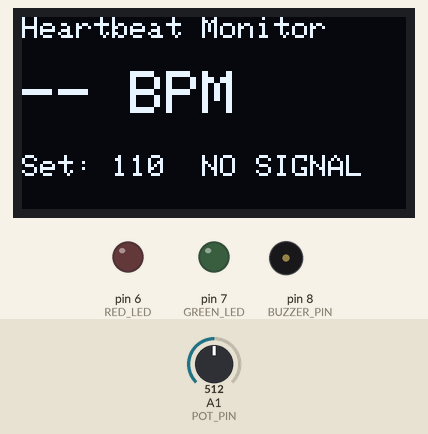
Bench run of a sketch on a simulated Arduino Uno, built with avr-gcc and run on an emulated ATmega328P. On the bench: 128×64 one-colour display, output pins drawn as LEDs (lit = HIGH), buzzer (waves = sounding). Inputs (shaded band) come from the test bench; at power-on: A1 (POT_PIN) = 512. Random numbers use the default seed unless the sketch sets one; what the sketch prints to the serial monitor is not drawn.

Above: at 1.3 s.
1.4 s: A1 (POT_PIN) set to 0
At 3.3 s:
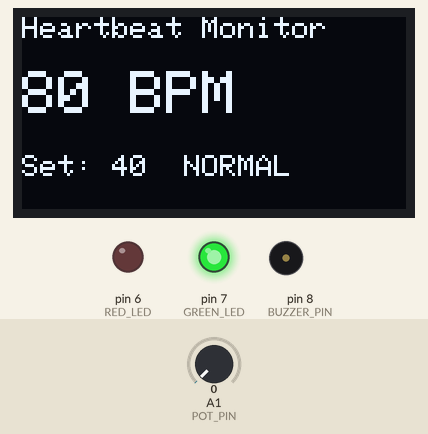
4.1 s: A1 (POT_PIN) set to 143
At 5.5 s:
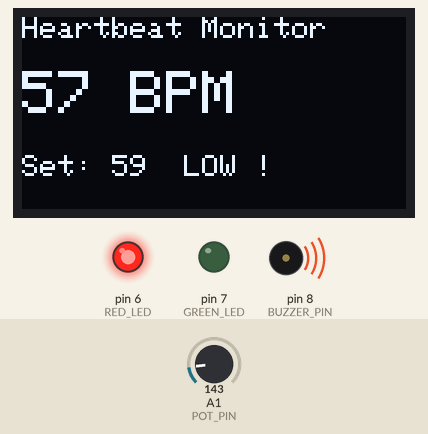
6.6 s: A1 (POT_PIN) set to 177
At 8.4 s:
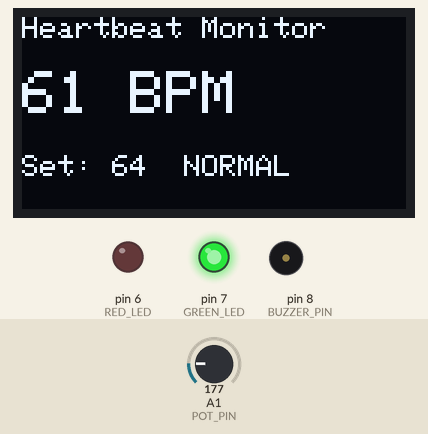
Timing chart, 0 to 9.9 s (numbered marks = the images above; inputs shaded):
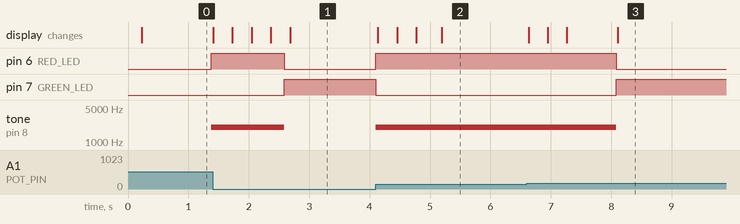

The sketch:

sketch.ino
```cpp
/*
 * Heartbeat Monitor with Alert System - SINGLE-FILE version (Wokwi friendly).
 * Fully self-contained: no external .h or extra .ino files required.
 * EDUCATIONAL PROTOTYPE - NOT A MEDICAL DEVICE.
 * Author: Harsha K S
 */
#include <Arduino.h>
#include <Wire.h>
#include <Adafruit_GFX.h>
#include <Adafruit_SSD1306.h>

/* ---------------- Config ---------------- */
#define USE_SIMULATED_PULSE 1
#define SIM_TARGET_BPM 75
#define USE_POT_CONTROL 1
#define POT_PIN A1
#define POT_BPM_MIN 40
#define POT_BPM_MAX 180
#define SENSOR_PIN A0
#define BUZZER_PIN 8
#define GREEN_LED 7
#define RED_LED    6
#define LOW_THRESHOLD_BPM  60
#define HIGH_THRESHOLD_BPM 100
#define MIN_BEAT_INTERVAL_MS 300
#define BEAT_TIMEOUT_MS     3000
#define BPM_SMOOTH 0.5f

/* ---------------- Types ---------------- */
enum Status { NO_SIGNAL = 0, LOW_RATE = 1, NORMAL = 2, HIGH_RATE = 3 };

/* ---------------- Shared state ---------------- */
int  g_currentBPM = 0;
bool g_signalLost = true;
int  g_targetBPM  = -1;

/* ---------------- OLED ---------------- */
#define SCREEN_W 128
#define SCREEN_H 64
#define OLED_ADDR 0x3C
Adafruit_SSD1306 display(SCREEN_W, SCREEN_H, &Wire, -1);

/* ---------------- Helpers ---------------- */
static inline float myAbs(float x) { return (x < 0.0f) ? -x : x; }

/* ---------------- Pulse acquisition ---------------- */
int getPulseSample(void) {
#if USE_SIMULATED_PULSE
  static unsigned long startMs = 0, lastMs = 0;
  static float phaseFrac = 0.0f;
  static float potSmoothed = -1.0f;
  if (startMs == 0) { startMs = millis(); lastMs = millis(); }

  unsigned long now = millis();
  unsigned long dt  = now - lastMs; lastMs = now;
  if (dt == 0) dt = 1;

  int target = SIM_TARGET_BPM;
#if USE_POT_CONTROL
  int raw = analogRead(POT_PIN);
  if (potSmoothed < 0) potSmoothed = raw;
  else potSmoothed = potSmoothed * 0.8f + raw * 0.2f;   // low-pass knob
  target = map((int)potSmoothed, 0, 1023, POT_BPM_MIN, POT_BPM_MAX);
#endif
  g_targetBPM = target;

  float period = 60000.0f / (float)target;
  phaseFrac += (float)dt / period;
  if (phaseFrac >= 1.0f) phaseFrac -= 1.0f;

  float v = 512.0f;
  float dx  = phaseFrac - 0.15f; if (myAbs(dx)  < 0.06f) v += 350.0f * (1.0f - myAbs(dx)  / 0.06f);
  float dx2 = phaseFrac - 0.40f; if (myAbs(dx2) < 0.06f) v += 120.0f * (1.0f - myAbs(dx2) / 0.06f);
  v += (float)(random(0, 17) - 8);
  return (int)constrain(v, 0, 1023);
#else
  g_targetBPM = -1;
  return analogRead(SENSOR_PIN);
#endif
}

/* ---------------- BPM calculation ---------------- */
static float baseline = 512.0f;
static int   peakHold = 512;
static unsigned long lastBeatTime = 0;
static bool  beatInProgress = false;

int computeBPM(int sample, unsigned long now) {
  baseline = baseline * 0.95f + sample * 0.05f;
  if (sample > peakHold) peakHold = sample;
  else peakHold = (int)((float)peakHold * 0.999f);
  int threshold = (int)(baseline + ((float)peakHold - baseline) * 0.55f);

  if (!beatInProgress) {
    if (sample > threshold &&
        (now - lastBeatTime) > (unsigned long)MIN_BEAT_INTERVAL_MS) {
      if (lastBeatTime > 0) {
        unsigned long interval = now - lastBeatTime;
        if (interval > 0 && interval < 2000) {
          int instBpm = (int)(60000.0f / (float)interval);
          if (g_currentBPM == 0) g_currentBPM = instBpm;
          else g_currentBPM = (int)((float)g_currentBPM * (1.0f - BPM_SMOOTH)
                                  + (float)instBpm * BPM_SMOOTH);
        }
      }
      lastBeatTime = now;
      beatInProgress = true;
      g_signalLost = false;
    }
  } else {
    if (sample < threshold - 25) beatInProgress = false;
  }
  if ((now - lastBeatTime) > (unsigned long)BEAT_TIMEOUT_MS) {
    g_signalLost = true; g_currentBPM = 0;
  }
  return g_currentBPM;
}

/* ---------------- Alert logic ---------------- */
Status evaluateStatus(int bpm, bool lost) {
  if (lost || bpm <= 0) return NO_SIGNAL;
  if (bpm <  LOW_THRESHOLD_BPM) return LOW_RATE;
  if (bpm >  HIGH_THRESHOLD_BPM) return HIGH_RATE;
  return NORMAL;
}
void applyAlert(Status s) {
  digitalWrite(GREEN_LED, LOW);
  digitalWrite(RED_LED,   LOW);
  noTone(BUZZER_PIN);
  switch (s) {
    case NORMAL:    digitalWrite(GREEN_LED, HIGH); break;
    case LOW_RATE:
    case HIGH_RATE: digitalWrite(RED_LED, HIGH); tone(BUZZER_PIN, 2000); break;
    default: break;
  }
}

/* ---------------- Display ---------------- */
void displayInit(void) {
  Wire.begin();
  if (!display.begin(SSD1306_SWITCHCAPVCC, OLED_ADDR)) return;
  display.clearDisplay();
  display.display();
}
void updateDisplay(int bpm, int setpoint, Status s) {
  display.clearDisplay();
  display.setTextColor(SSD1306_WHITE);
  display.setTextSize(1);
  display.setCursor(0, 0);
  display.println("Heartbeat Monitor");
  display.setTextSize(2);
  display.setCursor(0, 18);
  if (s == NO_SIGNAL) display.println("-- BPM");
  else { display.print(bpm); display.println(" BPM"); }
  display.setTextSize(1);
  display.setCursor(0, 46);
  if (setpoint >= 0) { display.print("Set: "); display.print(setpoint); display.print("  "); }
  switch (s) {
    case NORMAL:    display.println("NORMAL"); break;
    case LOW_RATE:  display.println("LOW !");  break;
    case HIGH_RATE: display.println("HIGH !"); break;
    default:        display.println("NO SIGNAL"); break;
  }
  display.display();
}

/* ---------------- Main ---------------- */
void setup() {
  Serial.begin(9600);
  pinMode(BUZZER_PIN, OUTPUT);
  pinMode(GREEN_LED, OUTPUT);
  pinMode(RED_LED,   OUTPUT);
  digitalWrite(BUZZER_PIN, LOW);
  digitalWrite(GREEN_LED, LOW);
  digitalWrite(RED_LED,   LOW);
#if !USE_SIMULATED_PULSE
  pinMode(SENSOR_PIN, INPUT);
#endif
  displayInit();
  Serial.println("========================================");
  Serial.println(" Heartbeat Monitor with Alert System");
  Serial.println(" Educational prototype - NOT a medical device");
#if USE_SIMULATED_PULSE
  Serial.print(" Mode: SIMULATED pulse @ ");
  Serial.print(SIM_TARGET_BPM);
  Serial.println(" BPM");
#else
  Serial.println(" Mode: REAL Pulse Sensor on A0");
#endif
  Serial.println("========================================");
}

void loop() {
  int sample = getPulseSample();
  unsigned long now = millis();
  computeBPM(sample, now);
  Status s = evaluateStatus(g_currentBPM, g_signalLost);
  applyAlert(s);
  updateDisplay(g_currentBPM, g_targetBPM, s);

  static unsigned long lastPrint = 0;
  if (now - lastPrint > 500) {
    lastPrint = now;
    Serial.print("BPM: ");
    Serial.print(g_currentBPM);
    if (g_targetBPM >= 0) { Serial.print("  Set: "); Serial.print(g_targetBPM); }
    Serial.print("  Status: ");
    switch (s) {
      case NORMAL:    Serial.println("NORMAL"); break;
      case LOW_RATE:  Serial.println("LOW");    break;
      case HIGH_RATE: Serial.println("HIGH");   break;
      default:        Serial.println("NO SIGNAL"); break;
    }
  }
  delay(4);
}
```

Measured:
- the behaviour switches between 161 and 162 on A1 (POT_PIN) (found by bisection; images 2 and 3)
- after the input at 1.4 s, pin 6 (RED_LED): HIGH → LOW after 1.2 s; pin 7 (GREEN_LED): LOW → HIGH after 1.2 s; tone on pin 8 (BUZZER_PIN): 2000 Hz → silent after 1.2 s
- after the input at 6.6 s, pin 6 (RED_LED): HIGH → LOW after 1.5 s; pin 7 (GREEN_LED): LOW → HIGH after 1.5 s; tone on pin 8 (BUZZER_PIN): 2000 Hz → silent after 1.5 s
